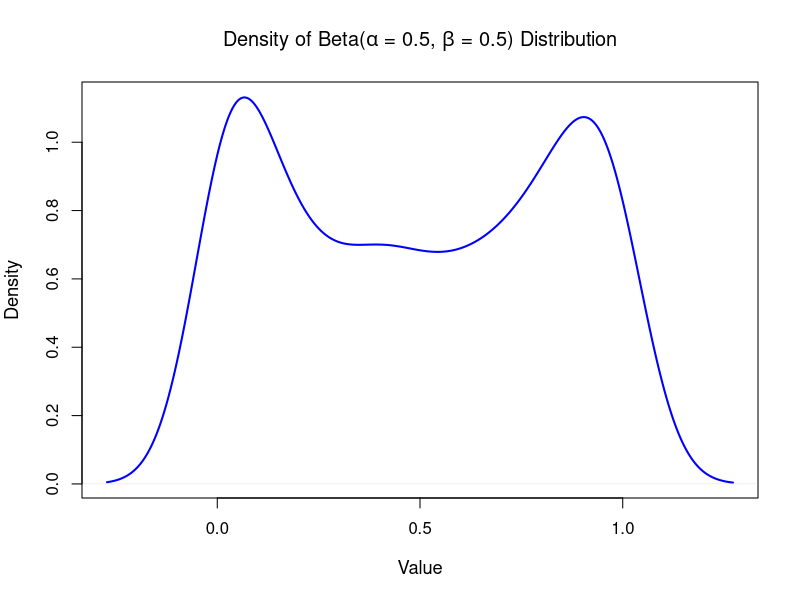

The R script that drew this image:
## ---- chunk 1
alpha <- 0.5
beta <- 0.5
n_values <- 500

set.seed(123)
beta_values <- rbeta(n = n_values, shape1 = alpha, shape2 = beta)

plot(density(beta_values),
     main = expression(paste("Density of Beta(", alpha, " = 0.5, ", beta, " = 0.5) Distribution")),
     xlab = "Value",
     ylab = "Density",
     col = "blue",
     lwd = 2,
     cex.main = 1.2,
     cex.lab = 1.1,
     cex.axis = 1.0
)
